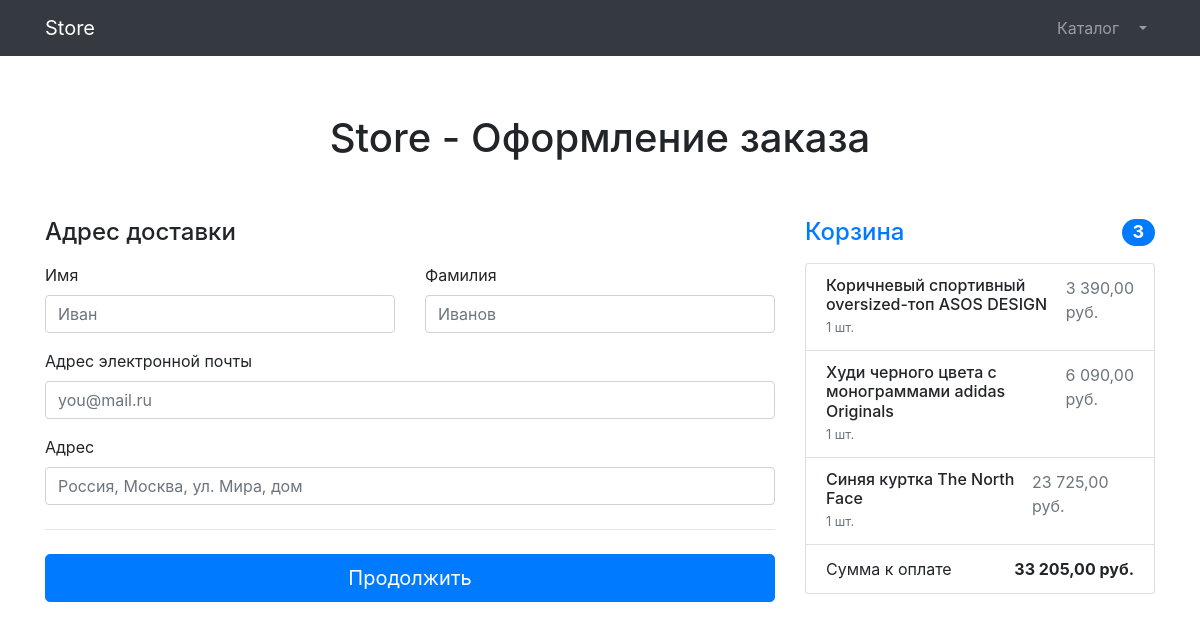
The app's page /orders/order-create/ (signed in) with its own data.
### products/models.py (models this page shows, shortened)
class Basket(models.Model):
    user = models.ForeignKey(to=User, on_delete=models.CASCADE)
    product = models.ForeignKey(to=Product, on_delete=models.CASCADE)
    quantity = models.PositiveSmallIntegerField(default=0)
    created_timestamp = models.DateTimeField(auto_now_add=True)
    objects = BasketQuerySet.as_manager()
    def sum(self):
        return self.product.price * self.quantity

class Product(models.Model):
    name = models.CharField(max_length=256)
    description = models.TextField()
    price = models.DecimalField(max_digits=10, decimal_places=2)
    quantity = models.PositiveIntegerField(default=0)
    image = models.ImageField(upload_to='products_images', blank=True)
    stripe_product_price_id = models.CharField(max_length=128, null=True, blank=True)
    category = models.ForeignKey(to=ProductCategory, on_delete=models.PROTECT)
    class Meta:
        verbose_name = 'Продукт'
        verbose_name_plural = 'Продукты'

### orders/views.py (the view, shortened to what this page needs)
# urls.py: path('order-create/', OrderCreateView.as_view(), name='order_create'),
class OrderCreateView(TitleMixin, LoginRequiredMixin, CreateView):
    form_class = OrderForm
    template_name = 'orders/order-create.html'
    success_url = reverse_lazy('orders:order_create')
    title = 'Store - Оформление заказа'

### orders/forms.py
class OrderForm(forms.ModelForm):
    first_name = forms.CharField(label='Имя',
                                 widget=forms.TextInput(attrs={'class': 'form-control', 'placeholder': 'Иван'}))
    last_name = forms.CharField(label='Фамилия',
                                widget=forms.TextInput(attrs={'class': 'form-control', 'placeholder': 'Иванов'}))
    email = forms.EmailField(label='Адрес электронной почты',
                             widget=forms.EmailInput(attrs={'class': 'form-control', 'placeholder': 'you@mail.ru'}))
    address = forms.CharField(label='Адрес',
                              widget=forms.TextInput(attrs={'class': 'form-control',
                                                            'placeholder': 'Россия, Москва, ул. Мира, дом '}))
    class Meta:
        model = Order
        fields = ['first_name', 'last_name', 'email', 'address']

### common/views.py (called while the page is built)
    def get_context_data(self, **kwargs):
        context = super(TitleMixin, self).get_context_data(**kwargs)
        context['title'] = self.title
        return context

### products/context_processors.py (called while the page is built)
def baskets(request):
    user = request.user
    return {'baskets': Basket.objects.filter(user=user) if user.is_authenticated else []}

### products/models.py (called while the page is built)
    def total_sum(self):
        return sum(basket.sum() for basket in self)

    def total_quantity(self):
        return sum(basket.quantity for basket in self)

### orders/templates/orders/order-create.html (shortened to what this page needs)
{% extends 'products/base.html' %}
{% load humanize %}
{% block content %}
    <section>
    <div class="alert alert-warning text-center" role="alert">
    </div>
    <div class="container">
        <div class="py-5 text-center">
            <h1>{{ title }}</h1>
        </div>
        <div class="row g-5">
            <div class="col-md-5 col-lg-4 order-md-last">
                <h4 class="d-flex justify-content-between align-items-center mb-3">
                    <span class="text-primary">Корзина</span>
                    <span class="badge badge-primary badge-pill text-white">{{ baskets.total_quantity }}</span>
                </h4>
                <ul class="list-group mb-3">
                    {% for basket in baskets %}
                        <li class="list-group-item d-flex justify-content-between lh-sm">
                        <div>
                            <h6 class="my-0">{{ basket.product.name }}</h6>
                            <small class="text-muted">{{ basket.quantity }} шт.</small>
                        </div>
                        <span class="text-muted">{{ basket.sum|intcomma}} руб.</span>
                    </li>
                    {% endfor %}
                    <li class="list-group-item d-flex justify-content-between">
                        <span>Сумма к оплате</span>
                        <strong>{{ baskets.total_sum|intcomma }} руб.</strong>
                    </li>
                </ul>
            </div>
            <div class="col-md-7 col-lg-8">
                <h4 class="mb-3">Адрес доставки</h4>
                <form action="{% url 'orders:order_create' %}" method="post">
                    <div class="row g-3">
                        <div class="col-sm-6">
                            <label for="{{ form.first_name.id_for_label }}" class="form-label">{{ form.first_name.label }}</label>
                            {{ form.first_name }}
                        </div>
                        <div class="col-sm-6">
                            <label for="{{ form.last_name.id_for_label }}" class="form-label">{{ form.last_name.label }}</label>
                            {{ form.last_name }}
                        </div>
                        <div class="col-12 mt-3">
                            <label for="{{ form.email.id_for_label }}" class="form-label">{{ form.email.label }}</label>
                            {{ form.email }}
                        </div>
                        <div class="col-12 mt-3">
                            <label for="{{ form.address.id_for_label }}" class="form-label">{{ form.address.label }}</label>
                            {{ form.address }}
                        </div>
                    </div>
                    <hr class="my-4">
                    <button class="w-100 btn btn-primary btn-lg" type="submit">Продолжить</button>
                </form>
            </div>
        </div>
    </div>
</section>
{% endblock %}

### records on screen
Basket: total_quantity "3", product.name "Коричневый спортивный oversized-топ ASOS DESIGN", quantity "1", sum "3 390,00", total_sum "33 205,00"
Basket: product.name "Худи черного цвета с монограммами adidas Originals", quantity "1", sum "6 090,00"
Basket: product.name "Синяя куртка The North Face", quantity "1", sum "23 725,00"

### other values on screen
{{ title }} "Store - Оформление заказа"
